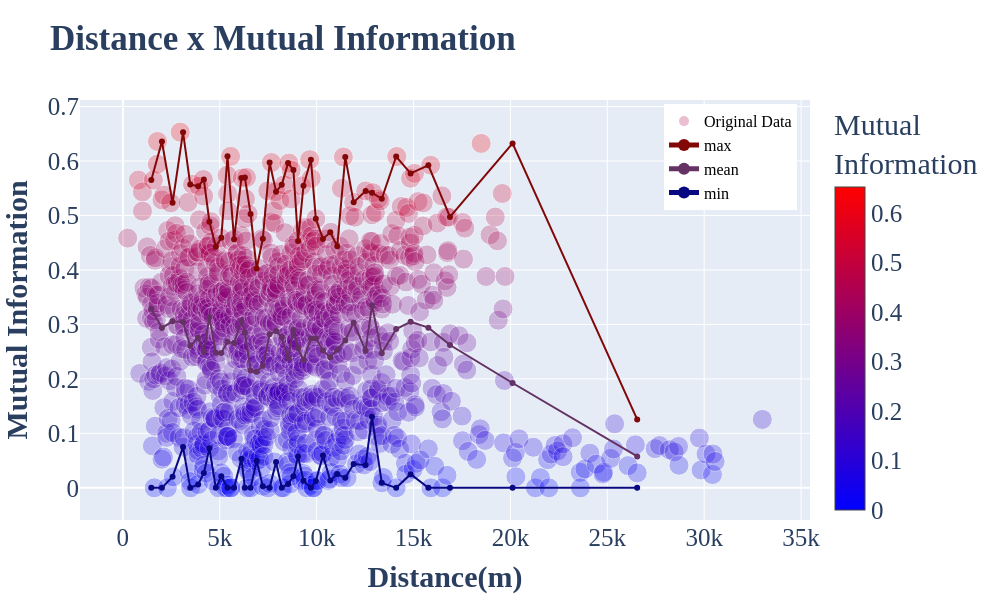

The code cell stored with this chart in its notebook:
### Code cell
fig2 = go.Figure()
fig2.add_trace(go.Scatter(x=dist_versus_infmutua['dist'], y=dist_versus_infmutua['mutual_inf'],
                    mode='markers', name='Original Data',
                     hovertemplate =
                    '<i>Distance</i>: %{x}<br>'+
                    '<i>Max Corr</i>: %{y}<br>'+
                    '<i>Count</i>: %{marker.size:,}',
                    marker=dict(
                       opacity=0.25,
                       color=dist_versus_infmutua['mutual_inf'],
                       colorbar=dict(
                          title="Mutual<br>Information"
                       ),
                       size=dist_versus_infmutua['count'],
                       sizemode='area',
                       sizeref=2.*(dist_versus_infmutua['count'].max())/(20.**2),
                       sizemin=1,
                       colorscale="Bluered"
                    )))
fig2.update_layout(legend= {'itemsizing': 'constant'})

fig2.add_trace(go.Scatter(x=data1['medians'], y=data1['maxs'],
                    mode='lines+markers', name='max', line=dict(color='rgb(130,8,8)', width=2)))
fig2.add_trace(go.Scatter(x=data1['medians'], y=data1['means'],
                    mode='lines+markers', name='mean', line=dict(color='rgb(100,50,100)', width=2)))
fig2.add_trace(go.Scatter(x=data1['medians'], y=data1['mins'],
                    mode='lines+markers', name='min', line=dict(color='rgb(8,8,130)', width=2)))


# fig2.update_xaxes(type="log")
fig2.update_layout(
    title_text="<b>Distance x Mutual Information</b>",
    xaxis_title="<b>Distance(m)</b>",
    yaxis_title="<b>Mutual Information</b>",
    font=dict(
        family="Tahoma",
        size=25,
      #   color="RebeccaPurple"
    ),
    width=1000,
    height=600,
    legend=dict(
      yanchor="top",
      y=0.99,
      xanchor="left",
      x=0.8,
      font=dict(
          family="Tahoma",
          size=16,  # Ajuste o tamanho da fonte da legenda aqui
          color="black"
      )
    ),
    hovermode="closest"
   )

fig2.show()

### Figure 1 — Plotly figure (JSON) as saved in the notebook; plotly's stock layout.template omitted (floating-point values rounded to 4 significant figures; data arrays with more than 128 entries replaced by an {"elided": "..."} marker saying what was removed)
{"data": [{"hovertemplate": "<i>Distance</i>: %{x}<br><i>Max Corr</i>: %{y}<br><i>Count</i>: %{marker.size:,}", "marker": {"color": {"elided": "1081 float values"}, "colorbar": {"title": {"text": "Mutual<br>Information"}}, "colorscale": [[0, "rgb(0,0,255)"], [1, "rgb(255,0,0)"]], "opacity": 0.25, "size": {"elided": "1081 int values"}, "sizemin": 1, "sizemode": "area", "sizeref": 0.005}, "mode": "markers", "name": "Original Data", "type": "scatter", "x": {"elided": "1081 float values"}, "y": {"elided": "1081 float values"}}, {"line": {"color": "rgb(130,8,8)", "width": 2}, "mode": "lines+markers", "name": "max", "type": "scatter", "x": [1467.0, 2016.0, 2565.0, 3105.0, 3477.0, 3884.0, 4180.0, 4465.0, 4797.0, 5080.0, 5399.0, 5739.0, 6118.0, 6298.0, 6591.0, 6904.0, 7222.0, 7574.0, 7905.0, 8200.0, 8525.0, 8801.0, 9040.0, 9321.0, 9703.0, 9959.0, 10330.0, 10700.0, 11060.0, 11480.0, 11910.0, 12530.0, 12860.0, 13360.0, 14110.0, 14850.0, 15770.0, 16880.0, 20110.0, 26540.0], "y": [0.5651, 0.6358, 0.5232, 0.6529, 0.5571, 0.5536, 0.566, 0.4885, 0.4428, 0.4589, 0.6085, 0.4565, 0.5688, 0.5697, 0.5029, 0.4026, 0.4573, 0.5972, 0.5437, 0.5563, 0.5962, 0.5835, 0.4534, 0.5544, 0.6025, 0.494, 0.457, 0.4691, 0.4435, 0.6073, 0.5241, 0.545, 0.5418, 0.5306, 0.6082, 0.5772, 0.5921, 0.4973, 0.6323, 0.1256]}, {"line": {"color": "rgb(100,50,100)", "width": 2}, "mode": "lines+markers", "name": "mean", "type": "scatter", "x": [1467.0, 2016.0, 2565.0, 3105.0, 3477.0, 3884.0, 4180.0, 4465.0, 4797.0, 5080.0, 5399.0, 5739.0, 6118.0, 6298.0, 6591.0, 6904.0, 7222.0, 7574.0, 7905.0, 8200.0, 8525.0, 8801.0, 9040.0, 9321.0, 9703.0, 9959.0, 10330.0, 10700.0, 11060.0, 11480.0, 11910.0, 12530.0, 12860.0, 13360.0, 14110.0, 14850.0, 15770.0, 16880.0, 20110.0, 26540.0], "y": [0.3289, 0.2936, 0.3056, 0.3043, 0.2607, 0.2753, 0.2493, 0.3136, 0.2478, 0.2474, 0.2681, 0.2657, 0.3064, 0.2851, 0.2154, 0.213, 0.2241, 0.2819, 0.2878, 0.2763, 0.238, 0.2898, 0.2561, 0.2346, 0.2742, 0.2746, 0.2523, 0.2397, 0.2537, 0.2707, 0.3032, 0.2517, 0.3351, 0.2473, 0.2915, 0.3047, 0.294, 0.2622, 0.1924, 0.05758]}, {"line": {"color": "rgb(8,8,130)", "width": 2}, "mode": "lines+markers", "name": "min", "type": "scatter", "x": [1467.0, 2016.0, 2565.0, 3105.0, 3477.0, 3884.0, 4180.0, 4465.0, 4797.0, 5080.0, 5399.0, 5739.0, 6118.0, 6298.0, 6591.0, 6904.0, 7222.0, 7574.0, 7905.0, 8200.0, 8525.0, 8801.0, 9040.0, 9321.0, 9703.0, 9959.0, 10330.0, 10700.0, 11060.0, 11480.0, 11910.0, 12530.0, 12860.0, 13360.0, 14110.0, 14850.0, 15770.0, 16880.0, 20110.0, 26540.0], "y": [0, 0, 0.02026, 0.07475, 0, 0.006017, 0.02713, 0.07265, 0, 0.02115, 0, 0, 0.05333, 0, 0, 0.0495, 0.002862, 0, 0.04735, 0, 0.007126, 0.02122, 0.05762, 0.01314, 0, 0.01254, 0.05919, 0.01346, 0.02518, 0.01835, 0.04355, 0.04207, 0.1303, 0.009173, 0, 0.0251, 0, 0, 0, 0]}], "layout": {"font": {"family": "Tahoma", "size": 25}, "height": 600, "hovermode": "closest", "legend": {"font": {"color": "black", "family": "Tahoma", "size": 16}, "itemsizing": "constant", "x": 0.8, "xanchor": "left", "y": 0.99, "yanchor": "top"}, "title": {"text": "<b>Distance x Mutual Information</b>"}, "width": 1000, "xaxis": {"title": {"text": "<b>Distance(m)</b>"}}, "yaxis": {"title": {"text": "<b>Mutual Information</b>"}}}}
